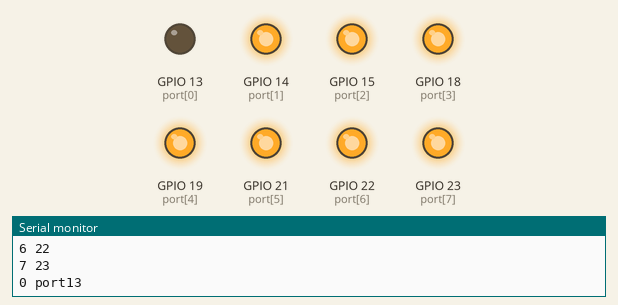
Recording of a sketch running on a simulated ESP32. Parts: output pins drawn as LEDs (lit = HIGH), the last lines printed to the serial monitor.

Above: at 0.5 s.
At 2.5 s:
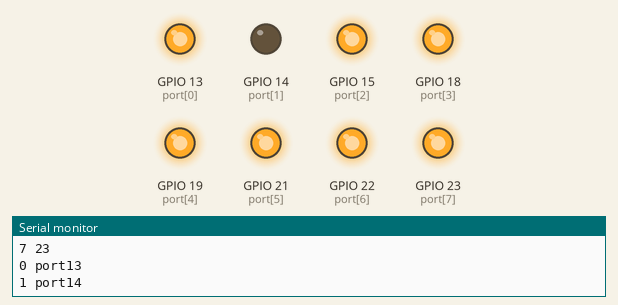
At 4.5 s:
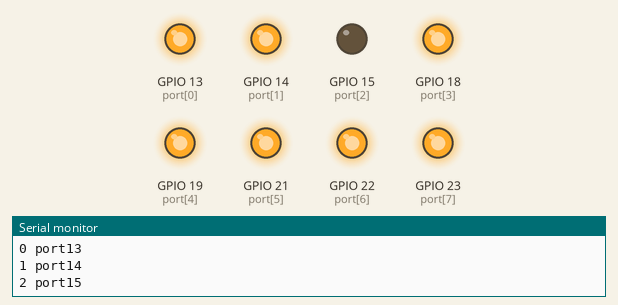
At 10.5 s:
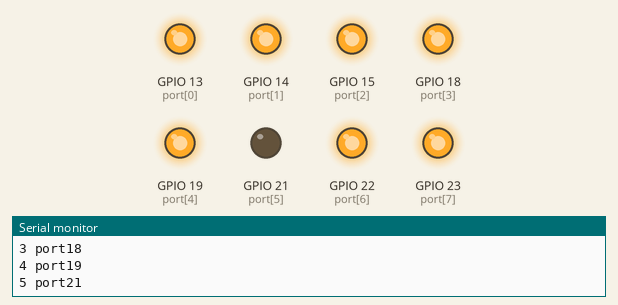
At 14.5 s:
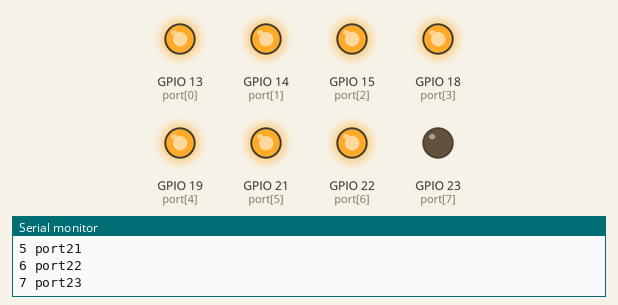
At 19.5 s:
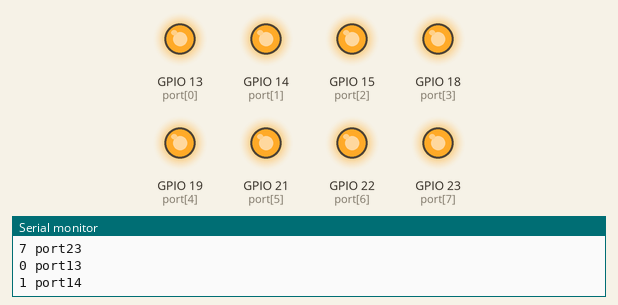
Timing chart, 0 to 20.8 s (numbered marks = the images above):
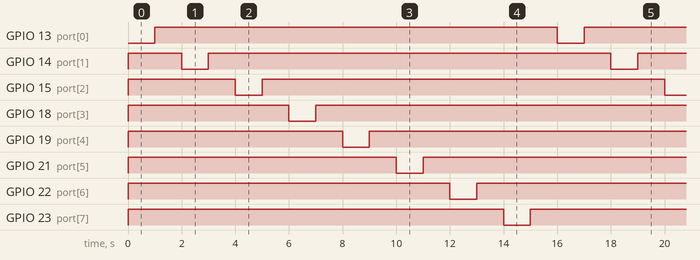

Measured:
- by itself, GPIO 13 (port[0]), GPIO 14 (port[1]), GPIO 15 (port[2]), GPIO 18 (port[3]), GPIO 19 (port[4]), GPIO 21 (port[5]), GPIO 22 (port[6]), GPIO 23 (port[7]): alternates HIGH for 15.0 s and LOW for 1.0 s
- by itself, everything shown: repeats every 16.0 s, in 16 steps

The sketch:

7seg-led-check.ino
```cpp
int port[8]={13, 14, 15, 18, 19, 21, 22, 23};

void setup() {
  Serial.begin(115200);
  for(int i=0; i<8; i++) {
    Serial.printf("%d %d\n", i, port[i]);
    pinMode(port[i], OUTPUT);
  }
  for(int i=0; i<8; i++) {
    digitalWrite(port[i], 1);
  }
}

int i=0;
void loop() {
  digitalWrite(port[i], 0);
  Serial.printf("%d port%d\n", i, port[i]);
  delay(1000);
  digitalWrite(port[i], 1);
  delay(1000);
  i++;
  if (i==8) i=0;
}
```
